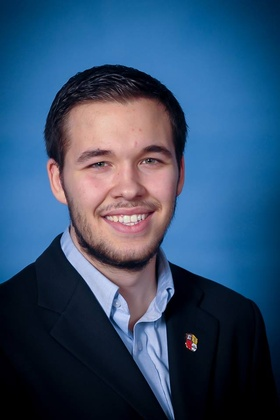
%> input picture tom.jpg, 280 x 420 px, shrunk from 639 x 960 before the run
$ octave facial_tracking.m   (GNU Octave 9; MATLAB toolbox functions it lacks are replaced by stand-ins)
%> lines starting %> are read from the running program, lines starting %| are printed output that depends on the picture; in (x1, y1, x2, y2) boxes, pixels count from 0 and x2, y2 are one past the last pixel; in counts of white or black regions, pixels touching at a corner belong together; the program's own positions count from 1
%Facial Tracking and Superposition
%Marissa Liberacki, Anthony Don, Tom Cruz
%CPE 462 - Image Processing and Coding

clear all; close all;

raw_image = imread('tom.jpg'); %Read image
%> raw_image is the input picture: size 420x280x3 uint8; mean R, G, B 51.4, 79, 110.2
raw_image_adj = rgb2ycbcr(raw_image); %RGB -> YCbCr conversion
%> raw_image_adj: size 420x280x3 uint8; mean of channels 1, 2, 3 79.8, 145.8, 113.6

%Remove noise from the pic by blurring with a gaussian filter
G = fspecial('gaussian',[5 5],2);
raw_image_adj = imfilter(raw_image_adj,G,'same');
%> raw_image_adj: size 420x280x3 uint8; mean of channels 1, 2, 3 79.5, 144.9, 113
figure; imshow(raw_image_adj);

%Define size of image
y = size(raw_image_adj,2);
%> y = 280
x = size(raw_image_adj,1);
%> x = 420

%Initialize YCbCr values
Y=zeros(x,y); Cb=zeros(x,y); Cr=zeros(x,y);
Y=raw_image_adj(:,:,1); Cb=raw_image_adj(:,:,2); Cr=raw_image_adj(:,:,3);
%> after `Cr=raw_image_adj(:,:,3)`:
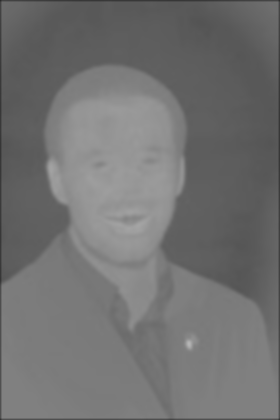
%> Cr: size 420x280 uint8; min 42, max 181, mean 113

%Initialize RGB values
R=zeros(x,y); G=zeros(x,y); B=zeros(x,y);
R=raw_image(:,:,1); G=raw_image(:,:,2); B=raw_image(:,:,3);
%> after `G=raw_image(:,:,2)`:
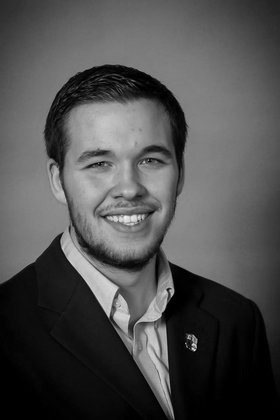
%> G: size 420x280 uint8; min 0, max 241, mean 79
R = double(R); G = double(G); B=double(B);

%Convert from uint8->double to work with the pixels
Y = double(Y);
%> Y: size 420x280 double
Cb = double(Cb);
%> Cb: size 420x280 double
Cr = double(Cr);
%> Cr: size 420x280 double

%Define new variables
new_Cb = Cb;
new_Cr = Cr;
new_Y = zeros(x,y);

%Loop through the pixels for thresholding
%Turn skincolored things white, background black
for i=1:size(Y,1)

    for k=1:size(Y,2)

        Y_val = Y(i,k);
        Cb_val = Cb(i,k);
        Cr_val = Cr(i,k);

        if Cb_val>=77 && Cb_val<=135
            new_Cb_val = 256;
        else
            new_Cb_val = 0;
            G(i,k) = 0;
            R(i,k) = 0;
            B(i,k) = 0;
        end

        if Cr_val>=130 && Cr_val<=190
            new_Cr_val = 256;
        else
            new_Cr_val = 0;
            B(i,k)=0;
            R(i,k) = 0;
            G(i,k) = 0;
        end

        new_Cb(i,k) = new_Cb_val;
        new_Cr(i,k) = new_Cr_val;
    end
end
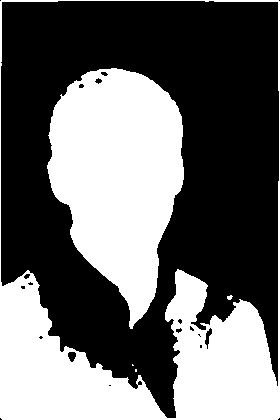
%> new_Cb: size 420x280 double; values 0 (black) and 256 (white), 41.5% white; 5 white regions (2 under 20 px), largest, box (x1, y1, x2, y2) and area: (0, 0, 280, 420) 25384, (47, 68, 184, 329) 23370, (227, 295, 233, 300) 21
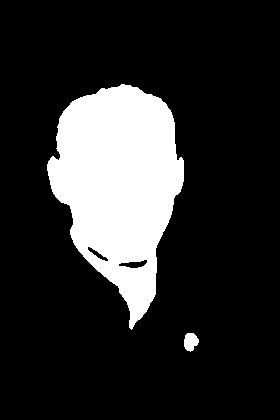
%> new_Cr: size 420x280 double; values 0 (black) and 256 (white), 17.6% white; 2 white regions, box (x1, y1, x2, y2) and area: (47, 84, 184, 330) 20523, (184, 333, 199, 352) 208
%> after the loop, new_Cb_val = 0; new_Cr_val = 0

%New segmented image
image = cat(3,uint8(new_Y),uint8(new_Cb),uint8(new_Cr));
%> image: size 420x280x3 uint8; mean of channels 1, 2, 3 0, 105.8, 45

%Convert it to black and white
bl_image = im2bw(image,.6);
%> bl_image: size 420x280 logical; 17.6% white; 2 white regions, box (x1, y1, x2, y2) and area: (47, 84, 184, 329) 20463, (184, 333, 199, 352) 208
figure; imshow(im2bw(image,.6))

%Make an image that blacks out all non-skin colored things
seg_image_rgb = cat(3,uint8(R),uint8(G),uint8(B));
%> seg_image_rgb: size 420x280x3 uint8; mean of channels 1, 2, 3 27.8, 20.7, 20.3
figure; imshow(seg_image_rgb);
bl_image2 = im2bw(seg_image_rgb,.6);
%> bl_image2: size 420x280 logical; 7% white; 38 white regions (28 under 20 px), largest, box (x1, y1, x2, y2) and area: (67, 103, 149, 253) 6444, (139, 165, 169, 201) 634, (47, 161, 66, 203) 324

%Use canny edge detection on the image to pic up facial features
%This threshold of .3 worked the best for us
edge_image = edge(rgb2gray(seg_image_rgb),'canny',.3);
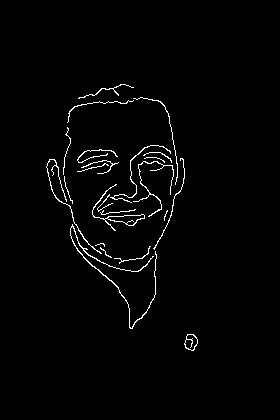
%> edge_image: size 420x280 logical; 1.8% white in thin lines or dots, all inside (x1, y1, x2, y2) = (46, 84, 198, 351)
figure; imshow(edge_image);

count = 0;
index = 0;
count_ones = 0;
start_col = 0;

%Loop through image and get the first row of white pixel
%This is the top of the head
for i=1:size(edge_image,1)

    for j=1:size(edge_image,2)

        if edge_image(i,j)==1
            white_data = edge_image(i,:);

            if count==0
                index = i;
                face_top_array = white_data;
            end
            count = count +1;
        end
    end
end
%> after the loop, count = 2108; face_top_array = 280 logical values, 6 true; index = 85; white_data = 280 logical values, 3 true

%Get column index where the ones start
for i=1:length(face_top_array)

    if face_top_array(1,i)==1

        if start_col==0
            start_col = i;
        end

        count_ones = count_ones + 1;

    end

end
%> after the loop, count_ones = 6; start_col = 121

%The middle of the top of the face
mid_face_index = round(start_col + count_ones/2);
%> mid_face_index = 124
mid_top_face = [index,mid_face_index];
%> mid_top_face = [85 124]

%Get image centroids - get the centroid of the face
s  = regionprops(bl_image, 'centroid');
%> s = 2 regions; Centroid: [119.5 184.7], [191.3 342.3]
centroids = cat(1, s.Centroid);
%> centroids = [119.5 184.7; 191.3 342.3]
figure; imshow(bl_image);hold on;
plot(centroids(:,1), centroids(:,2), 'b*');
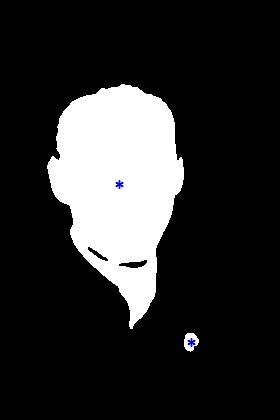
%> figure redrawn from the program's plot data

one_indexes = [];

for i=1:size(edge_image,1)
    for j=1:size(edge_image,2)

        if edge_image(i,j)==1
            one_indexes  = vertcat( [ i , j] , one_indexes);
        end

    end

end
%> after the loop, one_indexes = 2108 rows, first 12: [351 194; 351 193; 351 192; 350 195; 350 194; 350 191; 350 190; 350 189; 349 195; 349 189; 349 188; 349 187]

%Find the centroid closest to the center of the image
center_image = [round(size(edge_image,2)/2), round(size(edge_image,1)/2) ];
%> center_image = [140 210]
IDX = knnsearch(centroids,center_image);
%> IDX = 1
nearest_neigh = centroids(IDX,:);figure;
%> after `nearest_neigh = centroids(IDX,:)`: nearest_neigh = [119.5 184.7]

face_centroid = nearest_neigh;
%> face_centroid = [119.5 184.7]
dist_btwn_top_center = face_centroid(:,2) - mid_top_face(:,1);
%> dist_btwn_top_center = 99.68
mid_bottom_face = [ face_centroid(1,2)+2*dist_btwn_top_center/3 , mid_face_index];
%> mid_bottom_face = [251.1 124]

%Find the edge to mid bottom face
IDX = knnsearch(one_indexes,mid_bottom_face);
%> IDX = 366
nearest_neigh2 = one_indexes(IDX,:);
%> nearest_neigh2 = [259 121]
mid_bottom_face = nearest_neigh2;
%> mid_bottom_face = [259 121]


figure; imshow(raw_image);
hold on;
plot(mid_bottom_face(:,2), mid_bottom_face(:,1), 'b*');
hold on;
plot(mid_top_face(:,2), mid_top_face(:,1), 'b*');
hold on;
plot(face_centroid(:,1), face_centroid(:,2), 'b*');

 %Puts the middle of the face in the same column as the mid top of face
 middleofface = [face_centroid(:,2), mid_top_face(:,2) ] ;
%> middleofface = [184.7 124]
 for i= round(middleofface(1)):size(edge_image,1)
    if edge_image(i,round(middleofface(2)))==1
        nose = [i,middleofface(2)];
        disp(i);
        break;
    end
 end
%> this loop made 11 passes
%> nose on pass 11: [195 124]
%| 195

 hold on;
 plot(nose(:,2), nose(:,1), 'b*');
 for i= round(nose(1)+5):size(edge_image,1)
    if edge_image(i,round(nose(2)))==1
        toplip = [i,middleofface(2)];
        disp(i);
        break;
    end
 end
%> this loop made 1 pass
%> (i, toplip) on pass 1: (200, [200 124])
%| 200

imshow(raw_image);
hold on;
plot(middleofface(:,2), middleofface(:,1),'b*');
hold on;
plot(nose(:,2), nose(:,1), 'b*');
hold on;
plot(toplip(:,2), toplip(:,1), 'b*');

%Find place between nose and top of lip
btwn_nose_lip = ( toplip(1) - nose(1) ) /2;
%> btwn_nose_lip = 2.5
btwn_nose_lip = nose(1) + btwn_nose_lip;
%> btwn_nose_lip = 197.5

mustache_shift = [btwn_nose_lip, nose(2)];
%> mustache_shift = [197.5 124]

hold on;
plot(mustache_shift(:,2), mustache_shift(:,1),'b*');
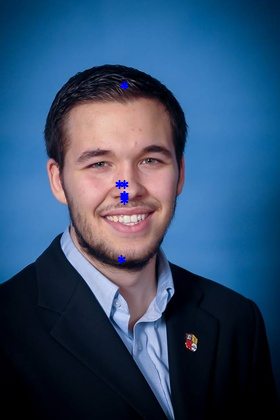
%> figure redrawn from the program's plot data

$ run again, with face.JPG copied over tom.jpg
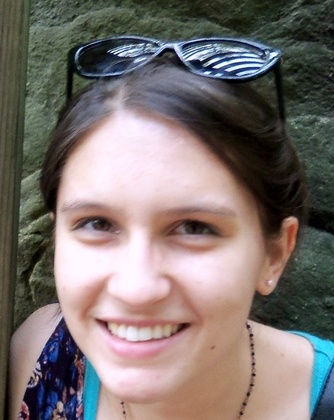
%> input picture face.JPG, 334 x 420 px, shrunk from 652 x 820 before the run
%> raw_image is the input picture: size 420x334x3 uint8; mean R, G, B 124.2, 114.4, 111.3
%> after the loop `for i=1:size(Y,1)`:
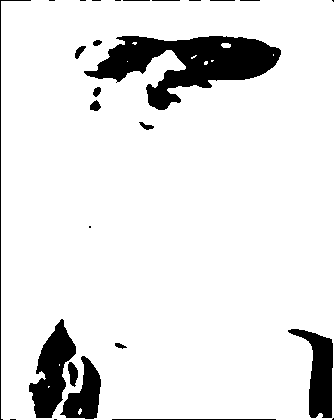
%> new_Cb: size 420x334 double; values 0 (black) and 256 (white), 90.1% white; 27 black regions (10 under 20 px), largest, box (x1, y1, x2, y2) and area: (84, 36, 281, 110) 6875, (29, 319, 76, 418) 2392, (288, 329, 333, 418) 1917
%> after the loop `for i=1:size(Y,1)`: new_Cb_val = 0
%> image: size 420x334x3 uint8; mean of channels 1, 2, 3 0, 229.9, 148.2
%> bl_image: size 420x334 logical; 57.5% white; 12 black regions (4 under 20 px), largest, box (x1, y1, x2, y2) and area: (0, 0, 334, 420) 59199, (241, 98, 260, 105) 97, (139, 122, 154, 130) 59
%> seg_image_rgb: size 420x334x3 uint8; mean of channels 1, 2, 3 96.4, 81.5, 78.8
%> bl_image2: size 420x334 logical; 30.4% white; 48 white regions (40 under 20 px), largest, box (x1, y1, x2, y2) and area: (24, 89, 259, 418) 36704, (247, 320, 312, 418) 4833, (239, 328, 251, 377) 371
%> edge_image: size 420x334 logical; 2.7% white in thin lines or dots
%> after the loop `for i=1:size(edge_image,1)`: count = 3763; face_top_array = 334 logical values, 12 true; index = 2; white_data = 334 logical values, 176 true
%> mid_face_index = 11
%> mid_top_face = [2 11]
%> s = 21 regions; first 5, Centroid: [7.9 48.1], [164.8 263.2], [14.7 117], [18.9 26.1], [21.5 281.9]
%> centroids = 21 rows, first 12: [7.9 48.08; 164.8 263.2; 14.67 117; 18.94 26.12; 21.48 281.9; 22.62 292.6; 28 301.5; 30.66 278.4; 32.78 291.3; 32.5 306; 45.21 232.4; 64.75 373.5]
%> `IDX = knnsearch(centroids,center_image);`: IDX = 2
%> nearest_neigh = [164.8 263.2]
%> dist_btwn_top_center = 261.2
%> `mid_bottom_face = [ face_centroid(1,2)+2*dist_btwn_top_center/3 , mid_..`: mid_bottom_face = [437.3 11]
%> `IDX = knnsearch(one_indexes,mid_bottom_face);`: IDX = 235
%> nearest_neigh2 = [418 12]
%> middleofface = [263.2 11]
%> the loop `for i= round(middleofface(1)):size(edge_image,1)` made 32 passes
%> nose on pass 32: [294 11]
%> (printed output is left out)
%> the loop `for i= round(nose(1)+5):size(edge_image,1)` made 25 passes
%> toplip on pass 25: [323 11]
%> (printed output is left out)
%> `btwn_nose_lip = ( toplip(1) - nose(1) ) /2;`: btwn_nose_lip = 14.5
%> `btwn_nose_lip = nose(1) + btwn_nose_lip;`: btwn_nose_lip = 308.5
%> mustache_shift = [308.5 11]
%> `plot(mustache_shift(:,2), mustache_shift(:,1),'b*');`:
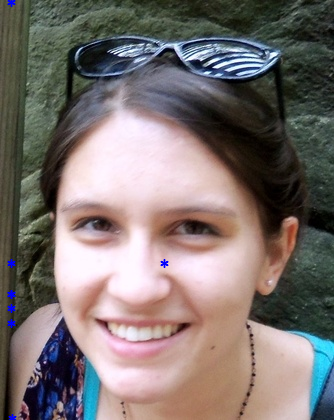
%> figure redrawn from the program's plot data

$ run again, with pic2.JPG copied over tom.jpg
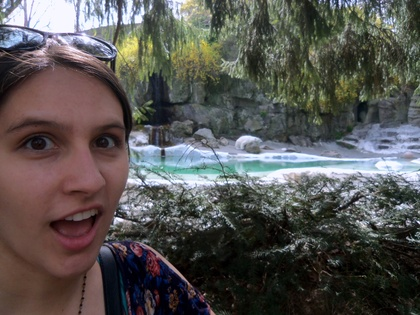
%> input picture pic2.JPG, 420 x 315 px, shrunk from 2048 x 1536 before the run
%> raw_image is the input picture: size 315x420x3 uint8; mean R, G, B 87.4, 84.9, 82.4
%> after the loop `for i=1:size(Y,1)`:
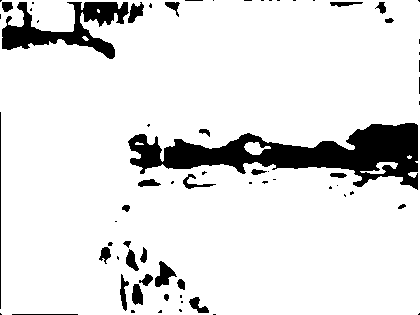
%> new_Cb: size 315x420 double; values 0 (black) and 256 (white), 89.1% white; 70 black regions (42 under 20 px), largest, box (x1, y1, x2, y2) and area: (128, 123, 418, 190) 8454, (2, 2, 129, 59) 2943, (155, 261, 177, 287) 292
%> after the loop `for i=1:size(Y,1)`: new_Cb_val = 0
%> image: size 315x420x3 uint8; mean of channels 1, 2, 3 0, 227.3, 78
%> bl_image: size 315x420 logical; 30.4% white; 70 white regions (26 under 20 px), largest, box (x1, y1, x2, y2) and area: (2, 35, 144, 313) 30822, (281, 241, 358, 313) 2301, (110, 241, 227, 313) 1869
%> seg_image_rgb: size 315x420x3 uint8; mean of channels 1, 2, 3 28.4, 21.1, 19.3
%> bl_image2: size 315x420 logical; 1.1% white; 60 white regions (47 under 20 px), largest, box (x1, y1, x2, y2) and area: (116, 37, 138, 68) 413, (56, 39, 94, 62) 290, (181, 2, 205, 19) 182
%> edge_image: size 315x420 logical; 2.1% white in thin lines or dots
%> after the loop `for i=1:size(edge_image,1)`: count = 2743; face_top_array = 420 logical values, 3 true; index = 2; white_data = 420 logical values, 79 true
%> after the loop `for i=1:length(face_top_array)`: count_ones = 3; start_col = 187
%> mid_face_index = 189
%> mid_top_face = [2 189]
%> s = 70 regions; first 5, Centroid: [62.5 175], [3 63], [16.5 26], [171.5 271.1], [116.7 233.9]
%> centroids = 70 rows, first 12: [62.52 175; 3 63; 16.5 26; 171.5 271.1; 116.7 233.9; 119 30.5; 127.6 226.2; 129.9 300.2; 151.1 302.5; 150.2 48.56; 151.8 225.6; 153.4 135.6]
%> after the loop `for i=1:size(edge_image,1)`: one_indexes = 2743 rows, first 12: [314 213; 314 212; 314 211; 314 152; 314 102; 314 101; 314 100; 314 99; 314 98; 314 97; 314 87; 314 86]
%> `IDX = knnsearch(centroids,center_image);`: IDX = 15
%> nearest_neigh = [164.3 143.1]
%> dist_btwn_top_center = 141.1
%> `mid_bottom_face = [ face_centroid(1,2)+2*dist_btwn_top_center/3 , mid_..`: mid_bottom_face = [237.2 189]
%> `IDX = knnsearch(one_indexes,mid_bottom_face);`: IDX = 484
%> nearest_neigh2 = [259 168]
%> middleofface = [143.1 189]
%> the loop `for i= round(middleofface(1)):size(edge_image,1)` made 139 passes
%> after the loop `for i= round(middleofface(1)):size(edge_image,1)`: nose = [281 189]
%> the loop `for i= round(nose(1)+5):size(edge_image,1)` made 3 passes
%> toplip on pass 3: [288 189]
%> (printed output is left out)
%> `btwn_nose_lip = ( toplip(1) - nose(1) ) /2;`: btwn_nose_lip = 3.5
%> `btwn_nose_lip = nose(1) + btwn_nose_lip;`: btwn_nose_lip = 284.5
%> mustache_shift = [284.5 189]
%> `plot(mustache_shift(:,2), mustache_shift(:,1),'b*');`:
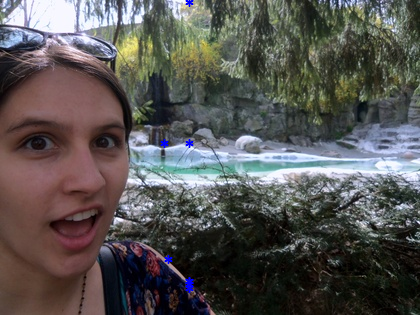
%> figure redrawn from the program's plot data
